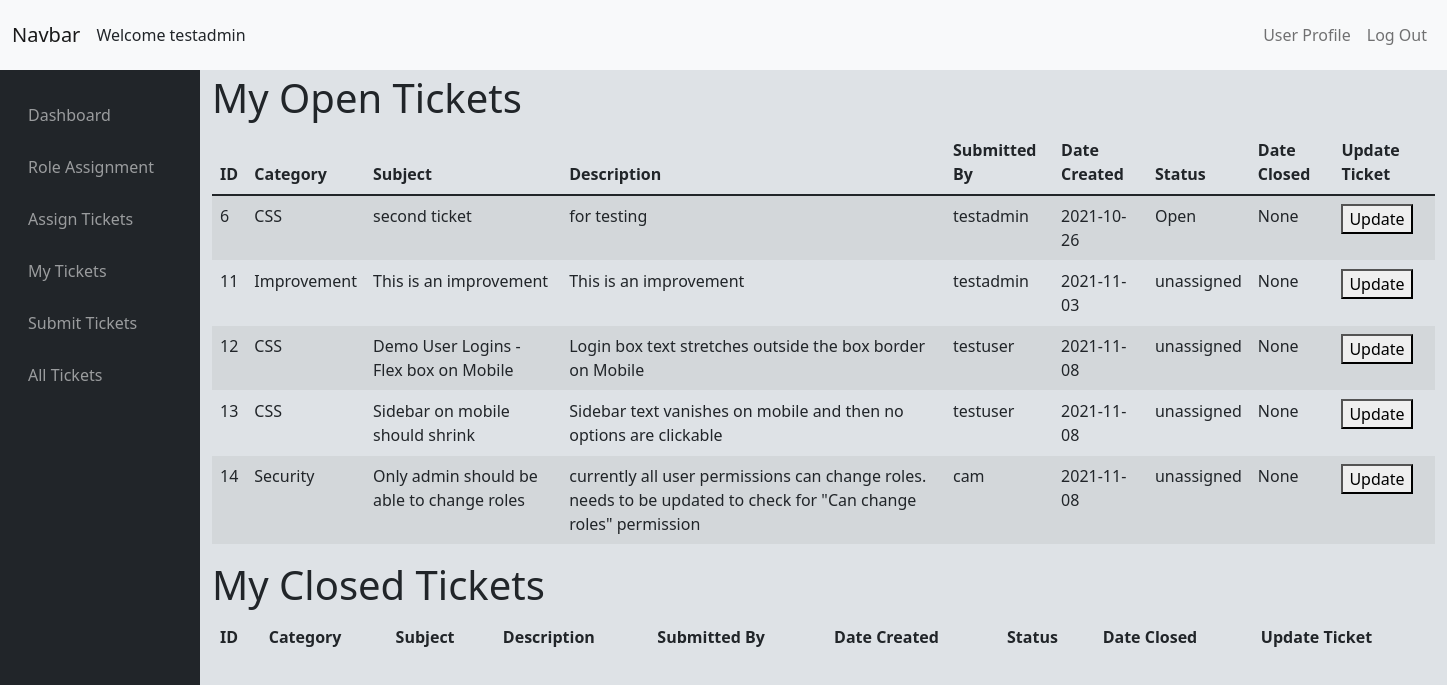
The page /issue/mytickets (signed in) on the database as committed earlier.
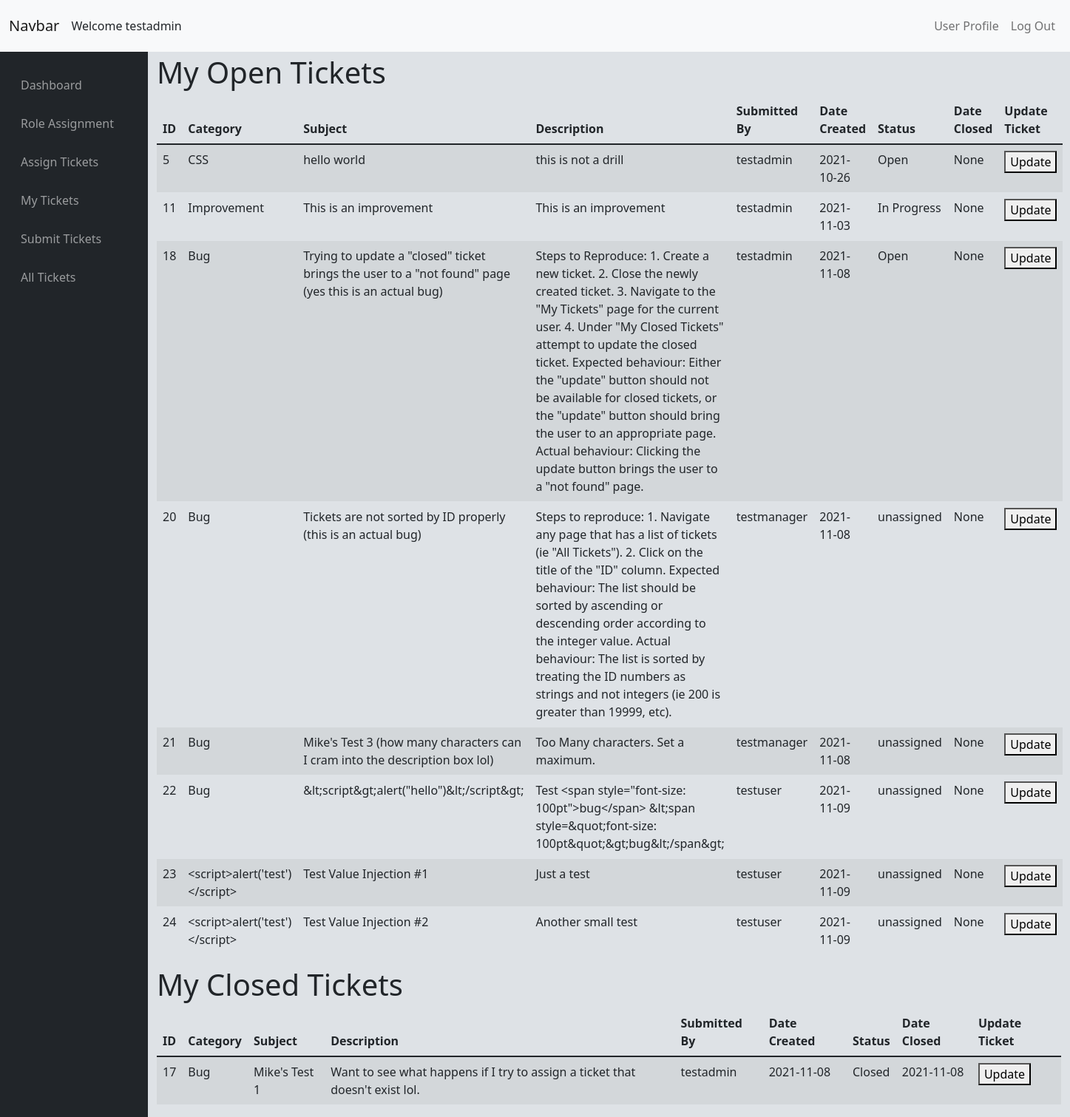
The same page on the database as committed later.
### tables this page shows
CREATE TABLE "Issues" (
	"issue_id"	INTEGER UNIQUE,
	"issue_category"	TEXT,
	"issue_subject"	TEXT,
	"issue_description"	BLOB,
	"submitter_id"	TEXT,
	"user_assigned_to"	TEXT,
	"date_created"	DATE,
	"issue_status"	TEXT,
	"date_closed"	DATE,
	PRIMARY KEY("issue_id" AUTOINCREMENT)
);

### issueTrackerViews.py (the view, shortened to what this page needs)
@issueTrack.route('/mytickets', methods=['GET', 'POST'])
@login_required
def mytickets():
    if not request.args.get('id'):
        closed_tickets = return_query("SELECT * FROM Issues WHERE user_assigned_to = ? AND issue_status = 'Closed'", (session['user_id'],))
        if check_permission('CanAssignTickets'):
            open_tickets = return_query("SELECT * FROM Issues WHERE (user_assigned_to = ? OR issue_status = 'unassigned') AND NOT issue_status = 'Closed'", (session['user_id'],))
        else:
            open_tickets = return_query("SELECT * FROM Issues WHERE user_assigned_to = ? AND NOT issue_status = 'Closed'", (session['user_id'],))
        return render_template('mytickets.html', open_tickets=open_tickets, closed_tickets=closed_tickets)

### SQLhelpers.py (called while the page is built)
def SQL_connect():
    connection = sqlite3.connect(db)
    connection.row_factory = dict_factory
    return connection

def dict_factory(cursor, row):
    d = {}
    for idx, col in enumerate(cursor.description):
        d[col[0]] = row[idx]
    return d

def return_query(query, options=[]):
    connection = SQL_connect()
    cursor = connection.cursor()
    try:
        if len(options) == 0:
            result = cursor.execute(query)
        else:
            result = cursor.execute(query, options)
        result = result.fetchall()
        return result
    except Exception as err:
        print(f"Error: '{err}'")
    cursor.close()
    connection.close()

def check_permission(permission):
    value = return_query("SELECT * FROM Access WHERE Type = (SELECT Access FROM Users WHERE Username = ?)", (session['user_id'],))
    try:
        result = value[0][permission] == 1
        return result
    except KeyError:
        print(permission + "does not exist")
    return False

### templates/mytickets.html (shortened to what this page needs)
{% extends "layout.html" %}
{% block main %}
<div class="mt-sm-1">
    <div class='justify-content-center align-items-center'>
        <p class='h1'>My Open Tickets</p>
    </div>
    <table class="table table-striped table-hover" id='table1'>
        <thead>
            <tr>
                <th onclick="sortTable(0)">ID</th>
                <th onclick='sortTable(1)'>Category</th>
                <th onclick='sortTable(2)'>Subject</th>
                <th onclick='sortTable(3)'>Description</th>
                <th onclick='sortTable(4)'>Submitted By</th>
                <th onclick='sortTable(5)'>Date Created</th>
                <th onclick='sortTable(6)'>Status</th>
                <th onclick='sortTable(7)'>Date Closed</th>
                <th>Update Ticket</th>
            </tr>
        </thead>
        {% if open_tickets %}
        <tbody>
            {% for i in open_tickets %}
            <tr id="open_ticket_{{i.id}}">
                <td>{{ i.issue_id }}</td>
                <td>{{ i.issue_category }}</td>
                <td>{{ i.issue_subject }}</td>
                <td>{{ i.issue_description }}</td>
                <td>{{ i.submitter_id }}</td>
                <td>{{ i.date_created }}</td>
                <td>{{ i.issue_status }}</td>
                <td>{{ i.date_closed }}</td>
                <td><button onclick="window.location.href='./mytickets?id={{i.issue_id}}'">Update</button></td>
            </tr>
            {% endfor %}
        </tbody>
        {% endif %}
    </table>
</div>
<div class="mt-sm-1">
    <div class='justify-content-center align-items-center'>
        <p class='h1'>My Closed Tickets</p>
    </div>
    <table class="table table-striped table-hover" id='table2'>
        <thead>
            <tr>
                <th onclick="sortTable(0)">ID</th>
                <th onclick='sortTable(1)'>Category</th>
                <th onclick='sortTable(2)'>Subject</th>
                <th onclick='sortTable(3)'>Description</th>
                <th onclick='sortTable(4)'>Submitted By</th>
                <th onclick='sortTable(5)'>Date Created</th>
                <th onclick='sortTable(6)'>Status</th>
                <th onclick='sortTable(7)'>Date Closed</th>
                <th>Update Ticket</th>
            </tr>
        </thead>
        {% if closed_tickets %}
        <tbody>
            {% for i in closed_tickets %}
            <tr id="closed_ticket_{{i.id}}">
                <td>{{ i.issue_id }}</td>
                <td>{{ i.issue_category }}</td>
                <td>{{ i.issue_subject }}</td>
                <td>{{ i.issue_description }}</td>
                <td>{{ i.submitter_id }}</td>
                <td>{{ i.date_created }}</td>
                <td>{{ i.issue_status }}</td>
                <td>{{ i.date_closed }}</td>
                <td><button onclick="window.location.href='/mytickets?id={{i.issue_id}}'">Update</button></td>
            </tr>
            {% endfor %}
        </tbody>
        {% endif %}
    </table>
</div>
{% endblock %}

Rows that differ between the two databases and show on the page:
no longer on this page (row edited): Issues: issue_id "6", issue_category "CSS", issue_subject "second ticket", issue_description "for testing", submitter_id "testadmin", date_created "2021-10-26", issue_status "Open", date_closed "None"
no longer on this page (row edited): Issues: issue_id "12", issue_category "CSS", issue_subject "Demo User Logins - Flex box on Mobile", issue_description "Login box text stretches outside the box border on Mobile", submitter_id "testuser", date_created "2021-11-08", issue_status "unassigned", date_closed "None"
no longer on this page (row edited): Issues: issue_id "13", issue_category "CSS", issue_subject "Sidebar on mobile should shrink", issue_description "Sidebar text vanishes on mobile and then no options are clickable", submitter_id "testuser", date_created "2021-11-08", issue_status "unassigned", date_closed "None"
no longer on this page (row edited): Issues: issue_id "14", issue_category "Security", issue_subject "Only admin should be able to change roles", issue_description "currently all user permissions can change roles. needs to be updated to check for \"Can change roles\" permission", submitter_id "cam", date_created "2021-11-08", issue_status "unassigned", date_closed "None"
now on this page (row edited): Issues: issue_id "5", issue_category "CSS", issue_subject "hello world", issue_description "this is not a drill", submitter_id "testadmin", date_created "2021-10-26", issue_status "Open", date_closed "None"
changed Issues "Improvement": issue_status "unassigned" → "In Progress"
added Issues: issue_id "18", issue_category "Bug", issue_subject "Trying to update a \"closed\" ticket brings the user to a \"not found\" page (yes this is an actual bug)", issue_description "Steps to Reproduce: 1. Create a new ticket. 2. Close the newly created ticket. 3. Navigate to the \"My Tickets\" page for the current user. 4. Under \"My Closed Tickets\" attempt to update the closed ticket. Expected behaviour: Either the \"update\" button should not be available for closed tickets, or the \"update\" button should bring the user to an appropriate page. Actual behaviour: Clicking the update button brings the user to a \"not found\" page.", submitter_id "testadmin", date_created "2021-11-08", issue_status "Open", date_closed "None"
added Issues: issue_id "20", issue_category "Bug", issue_subject "Tickets are not sorted by ID properly (this is an actual bug)", issue_description "Steps to reproduce: 1. Navigate any page that has a list of tickets (ie \"All Tickets\"). 2. Click on the title of the \"ID\" column. Expected behaviour: The list should be sorted by ascending or descending order according to the integer value. Actual behaviour: The list is sorted by treating the ID numbers as strings and not integers (ie 200 is greater than 19999, etc).", submitter_id "testmanager", date_created "2021-11-08", issue_status "unassigned", date_closed "None"
added Issues: issue_id "21", issue_category "Bug", issue_subject "Mike's Test 3 (how many characters can I cram into the description box lol)", issue_description "Too Many characters. Set a maximum.", submitter_id "testmanager", date_created "2021-11-08", issue_status "unassigned", date_closed "None"
added Issues: issue_id "22", issue_category "Bug", issue_subject "&lt;script&gt;alert(\"hello\")&lt;/script&gt;", issue_description "Test <span style=\"font-size: 100pt\">bug</span> &lt;span style=&quot;font-size: 100pt&quot;&gt;bug&lt;/span&gt;", submitter_id "testuser", date_created "2021-11-09", issue_status "unassigned", date_closed "None"
added Issues: issue_id "23", issue_category "<script>alert('test')</script>", issue_subject "Test Value Injection #1", issue_description "Just a test", submitter_id "testuser", date_created "2021-11-09", issue_status "unassigned", date_closed "None"
added Issues: issue_id "24", issue_category "<script>alert('test')</script>", issue_subject "Test Value Injection #2", issue_description "Another small test", submitter_id "testuser", date_created "2021-11-09", issue_status "unassigned", date_closed "None"
added Issues: issue_id "17", issue_category "Bug", issue_subject "Mike's Test 1", issue_description "Want to see what happens if I try to assign a ticket that doesn't exist lol.", submitter_id "testadmin", date_created "2021-11-08", issue_status "Closed", date_closed "2021-11-08"
